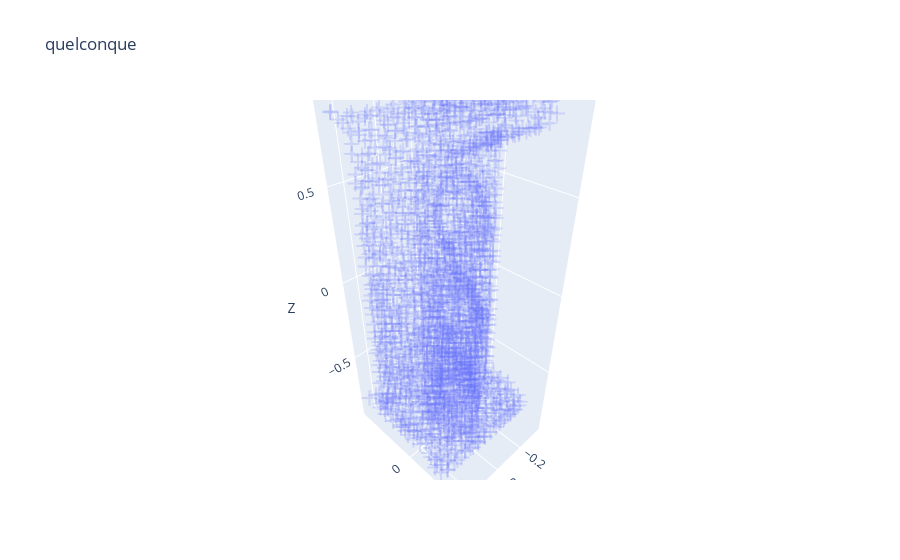

Notebook code cell kept with this figure:
### Code cell
display_points_list(pc.get_points_list(), "quelconque")

### Figure 1 — Plotly figure (JSON) as saved in the notebook; plotly's stock layout.template omitted (floating-point values rounded to 4 significant figures; data arrays with more than 128 entries replaced by an {"elided": "..."} marker saying what was removed)
{"data": [{"hovertemplate": "X=%{x}<br>Y=%{y}<br>Z=%{z}<extra></extra>", "legendgroup": "", "marker": {"color": "#636efa", "opacity": 0.2, "symbol": "cross"}, "mode": "markers", "name": "", "scene": "scene", "showlegend": false, "type": "scatter3d", "x": {"elided": "2048 float values"}, "y": {"elided": "2048 float values"}, "z": {"elided": "2048 float values"}}], "layout": {"legend": {"tracegroupgap": 0}, "scene": {"domain": {"x": [0, 1], "y": [0, 1]}, "xaxis": {"title": {"text": "X"}}, "yaxis": {"title": {"text": "Y"}}, "zaxis": {"title": {"text": "Z"}}}, "title": {"text": "quelconque"}}}
